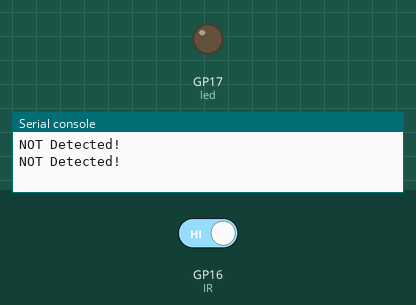
Bench run of a program on a simulated Raspberry Pi Pico running MicroPython. Shown: output pins drawn as LEDs (lit = HIGH), the last lines printed to the serial console. The test bench sets the inputs (shaded band); at power-on: GP16 (IR) HIGH.

Above: at 1.2 s.
1.3 s: GP16 (IR) driven LOW
At 2.7 s:
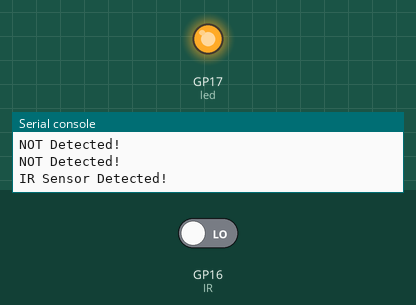
3.5 s: GP16 (IR) driven HIGH
At 5.4 s:
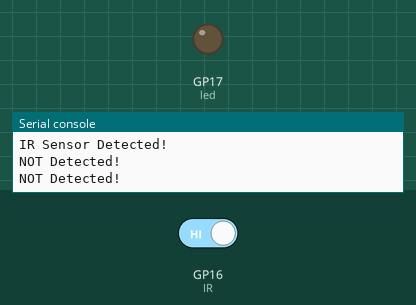
Timing chart, 0 to 6.9 s (numbered marks = the images above; inputs shaded):
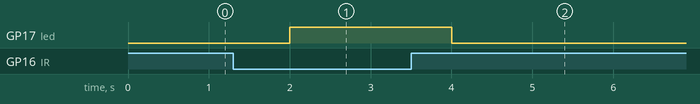

Measured:
- after the input at 1.3 s, GP17 (led): LOW → HIGH after 0.70 s
- after the input at 3.5 s, GP17 (led): HIGH → LOW after 0.50 s

The program:

Activity_04_Proximity_Alert_system.py
```python
import machine
import utime
IR = machine.Pin(16, machine.Pin.IN)
led = machine.Pin(17, machine.Pin.OUT)
while True:
    if IR.value() == 0:
        led.value(1)
        print("IR Sensor Detected!")
        utime.sleep(1)
    else:
        led.value(0)
        print("NOT Detected!")
        utime.sleep(1)


        
```
